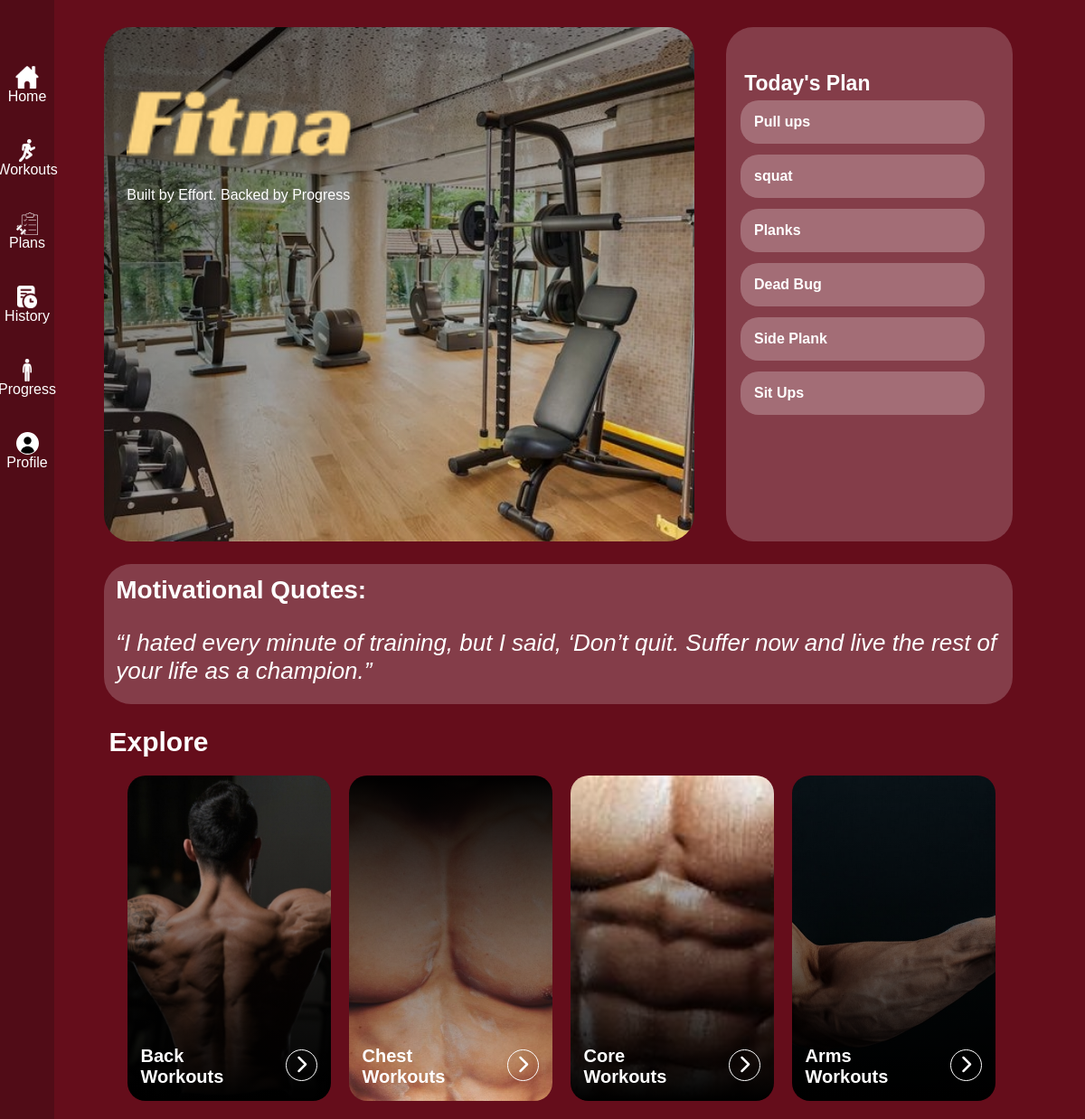
The page /home.php (signed in) on the database its author committed.
### tables this page shows
CREATE TABLE `workout_plan` (
  `id` int(11) NOT NULL,
  `user_id` int(11) DEFAULT NULL,
  `workout_day` varchar(20) NOT NULL,
  `exercise_name` varchar(100) NOT NULL,
  `sets` int(11) NOT NULL,
  `reps` int(11) NOT NULL DEFAULT 0,
  `duration` int(11) NOT NULL DEFAULT 0,
  `completed` date NOT NULL,
  `planned_date` date NOT NULL
);

### home.php (the view, shortened to what this page needs)
<?php
include("database.php");
$user_id = $_SESSION['user_id'];
$today = date('Y-m-d');
$sql = $conn->prepare("SELECT * FROM workout_plan WHERE user_id = ? AND planned_date = ?");
$sql->bind_param("is", $user_id, $today);
$sql->execute();
$result = $sql->get_result();
$quotes = [
    "“It’s supposed to be hard. If it wasn’t hard, everyone would do it.  The hard is what makes it great.”",
    "“You have to push past your perceived limits, push past that point you thought was as far as you can go.” ",
    "“If you want something you’ve never had, you must be willing to do something you’ve never done.”",
    "“Workout till you feel that pain and soreness in muscles. This one is good pain. No pain, no gain.”",
    "“Just believe in yourself. Even if you don’t, just pretend that you do and at some point, you will.”",
    "“I hated every minute of training, but I said, ‘Don’t quit. Suffer now and live the rest of your life as a champion.”",
    "“Most people fail, not because of lack of desire, but, because of lack of commitment.”"
];
$randomQuote = $quotes[array_rand($quotes)];
?>
<!DOCTYPE html>
<html lang="en">
<head>
    <link rel="stylesheet" href="assets/styles/home-style.css">
    <link href="https://cdnjs.cloudflare.com/ajax/libs/font-awesome/6.5.0/css/all.min.css" rel="stylesheet">
</head>
<body>
    <div class="nav">
        <ul>
            <li>
                <a href="">
                    <div>
                    </div>
                </a>
            </li>
            <li>
                <a href="home.php">
                    <div>
                        <img src="assets/images/home-icon.webp" alt="">
                        <p>Home</p>
                    </div>
                </a>
            </li>
            <li>
                <a href="workouts.php">
                    <div>
                        <img src="assets/images/workouts-icon.webp" alt="">
                        <p>Workouts</p>
                    </div>
                </a>
            </li>
            <li>
                <a href="plans.php">
                    <div>
                        <img src="assets/images/plans-icon.webp" alt="">
                        <p>Plans</p>
                    </div>
                </a>
            </li>
            <li>
                <a href="history.php">
                    <div>
                        <img src="assets/images/history-icon.webp" alt="">
                        <p>History</p>
                    </div>
                </a>
            </li>
            <li>
                <a href="progress.php">
                    <div>
                        <img src="assets/images/progress-icon.webp" alt="">
                        <p>Progress</p>
                    </div>
                </a>
            </li>
            <li>
                <a href="profile.html">
                    <div>
                        <img src="assets/images/profile-icon.svg" alt="">
                        <p>Profile</p>
                    </div>
                </a>
            </li>
        </ul>
    </div>
    <div class="content">
        <div class="upperPart">
            <div class="leftSide">
                <img id="fitna" src="assets/images/Fitna.png" alt="">
                <p>Built by Effort. Backed by Progress</p>
            </div>
            <div class="rightSide">
                <div class="todaysPlan">
                    <h1>Today's Plan</h1>
                    <div class="plannedWOs">
                        <div class="plannedWO">
                            <?php if ($result->num_rows > 0): ?>
                                <?php while ($row = $result->fetch_assoc()): ?>
                                    <p>
                                        <strong><?= htmlspecialchars($row['exercise_name']) ?></strong>
                                    </p>
                                <?php endwhile; ?>
                            <?php else: ?>
                                <p>You have no workout plans for today.</p>
                            <?php endif; ?>
                        </div>
                    </div>
                </div>
            </div>
        </div>
        <div class="middlePart">
            <div class="quotes-holder">
                <h1>Motivational Quotes:</h1>
                <div class="quotes">
                    <p><?php echo $randomQuote; ?></p>
                </div>
            </div>
        </div>
        <div class="bottomPart">
            <div class="scrollableMenu">
                <h2>Explore</h2>
                <div class="bodyPartImages">
                    <a href="workouts.php?bodypart=back" class="bodyPartLink">
                        <div class="bodyPartImage" id="bpi1">
                            <p>Back <br> Workouts</p>
                            <button id="redirectBtn">
                                <i class="fa-solid fa-chevron-right"></i>
                            </button>
                        </div>
                    </a>
                    <a href="workouts.php?bodypart=chest" class="bodyPartLink">
                        <div class="bodyPartImage" id="bpi2">
                            <p>Chest <br> Workouts</p>
                            <button id="redirectBtn">
                                <i class="fa-solid fa-chevron-right"></i>
                            </button>
                        </div>
                    </a>
                    <a href="workouts.php?bodypart=core" class="bodyPartLink">
                        <div class="bodyPartImage" id="bpi3">
                            <p>Core <br> Workouts</p>
                            <button id="redirectBtn">
                                <i class="fa-solid fa-chevron-right"></i>
                            </button>
                        </div>
                    </a>
                    <a href="workouts.php?bodypart=arms" class="bodyPartLink">
                        <div class="bodyPartImage" id="bpi4">
                            <p>Arms <br> Workouts</p>
                            <button id="redirectBtn">
                                <i class="fa-solid fa-chevron-right"></i>
                            </button>
                        </div>
                    </a>
                </div>
            </div>
        </div>
    </div>
</body>
</html>

### assets/styles/home-style.css (style rules this page uses)
* { margin: 0; padding: 0; box-sizing: border-box; font-family: "Poppins", sans-serif; }
.content { margin-left: 5%; }
body { min-height: 100vh; width: 98vw; background-color: #650d1b; display: flex; }
.nav { position: fixed; display: flex; flex-direction: column; background-color: #510c17; width: 5%; height: 100%; left: 0; }
.nav ul { list-style-type: none; padding: 0; }
.nav ul li { display: inline; margin-right: 20px; }
.nav ul li a { text-decoration: none; color: #fff; }
.nav ul li a div { display: flex; flex-direction: column; align-items: center; padding: 10px; }
.nav img { width: auto; height: 25px; filter: invert(100%); }
.content { width: 95%; align-items: center; justify-items: center; gap: 20px; padding: 30px; }
.upperPart { display: flex; height: 55%; width: 95%; justify-content: center; align-items: center; }
.leftSide { background: linear-gradient(to bottom right, #000000ab, #ffffff00), url('../images/homePic.jpg'); background-size: cover; background-position: bottom; background-repeat: no-repeat; border-radius: 30px; width: 65%; height: 100%; color: #fff; padding: 25px; }
#fitna { height: 30%; }
.leftSide p { font-weight: 500; margin-top: -8px; }
.rightSide { height: 100%; width: 35%; }
.todaysPlan { background-color: #843D49; width: 90%; height: 100%; justify-self: right; border-radius: 30px; color: #fff; align-content: center; }
.todaysPlan h1 { margin-left: 20px; font-size: 23px; }
.plannedWOs { height: 77%; width: 90%; overflow: auto; padding-right: 15px; justify-self: center; margin-top: 5px; }
.plannedWO { display: flex; flex-direction: column; gap: 12px; }
.plannedWO p { background-color: #f2ebeb46; border-radius: 20px; padding: 15px; font-weight: 600; }
.middlePart { margin-top: 25px; width: 95%; height: 15%; justify-items: center; }
.quotes-holder { width: 100%; height: 100%; background-color: #843D49; border-radius: 30px; padding: 13px; }
.quotes { display: flex; align-items: center; justify-content: center; height: 90%; }
.quotes-holder h1 { color: #fff; font-size: 28px; font-weight: 600; }
.quotes p { color: #fff; font-size: 26px; font-style: italic; }
.bottomPart { display: flex; height: 40%; width: 85%; justify-content: center; align-items: center; margin-top: 25px; margin-bottom: 50px; color: #fff; align-items: flex-start; margin-left: -9%; }
.scrollableMenu h2 { font-size: 30px; }
.scrollableMenu { height: 100%; width: 100%; }
.bodyPartImages { height: 400px; min-height: 400x; max-height: 400px; width: 110%; display: flex; overflow-x: auto; overflow-y: hidden; white-space: nowrap; gap: 20px; padding: 20px; }
.bodyPartImage { height: 100%; width: 225px; border-radius: 20px; display: flex; align-items: flex-end; justify-content: space-between; padding: 15px; font-size: 20px; font-weight: 600; box-sizing: border-box; }
.bodyPartLink { display: block; height: 100%; width: 225px; text-decoration: none; color: inherit; }
.bodyPartLink .bodyPartImage { transition: box-shadow 0.3s, transform 0.2s; }
#redirectBtn { aspect-ratio: 1/1; height: 35px; border-radius: 50%; background-color: #ffffff00; border: solid 1px #fff; display: flex; align-items: center; justify-content: center; font-size: 20px; color: #fff; margin-bottom: 7px; pointer-events: none; }
#bpi1 { background: linear-gradient(#ffffff00, rgb(0, 0, 0)), url(../images/back.jpg); background-repeat: no-repeat, no-repeat; background-size: cover, cover; background-position: center, center; }
#bpi2 { background: linear-gradient(#000000, #ffffff00), url(../images/chest.jpg); background-repeat: no-repeat, no-repeat; background-size: cover, cover; background-position: 0%, 50%; }
#bpi3 { background: linear-gradient(#ffffff00, rgb(0, 0, 0)), url(../images/core.jpg); background-repeat: no-repeat, no-repeat; background-size: cover, cover; background-position: 50%, 45%; }
#bpi4 { background: linear-gradient(#ffffff00, rgb(0, 0, 0)), url(../images/arms.jpg); background-repeat: no-repeat, no-repeat; background-size: cover, cover; background-position: 60%, 60%; }

### rows shown on the page
workout_plan: exercise_name "Pull ups"
workout_plan: exercise_name "squat"
workout_plan: exercise_name "Planks"
workout_plan: exercise_name "Dead Bug"
workout_plan: exercise_name "Side Plank"
workout_plan: exercise_name "Sit Ups"
